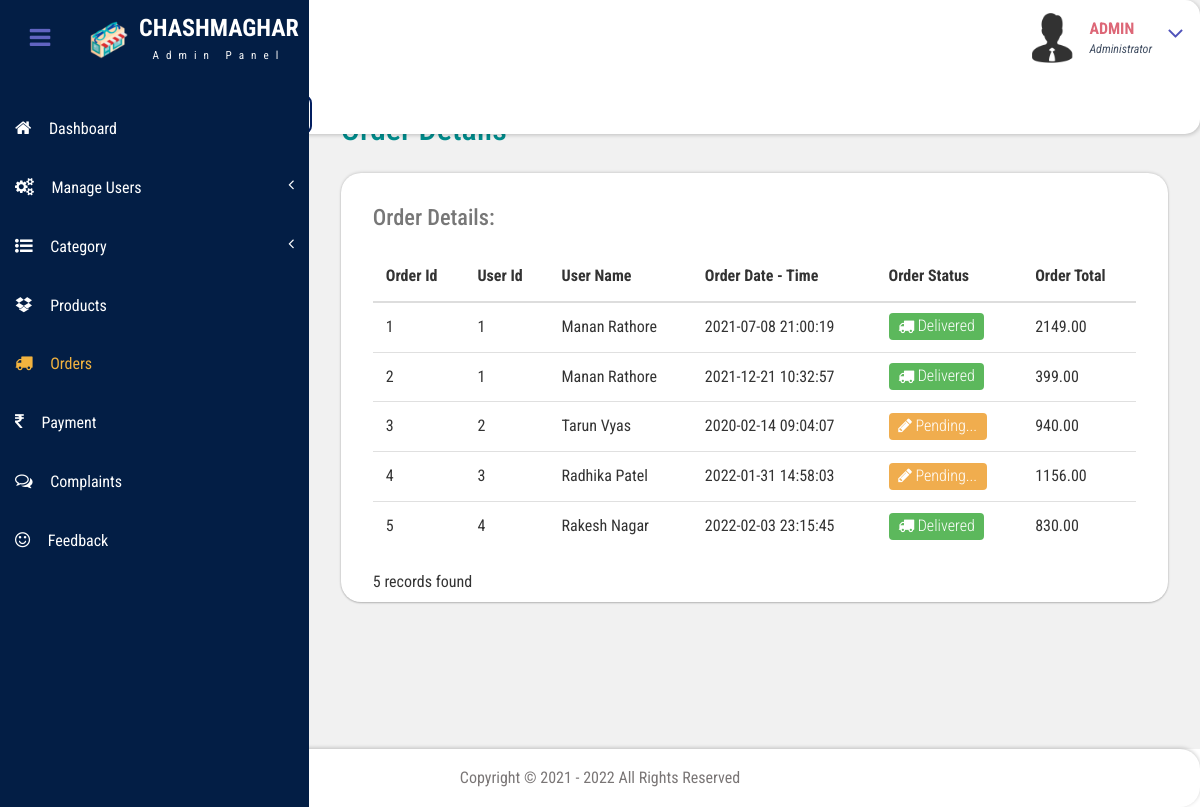
/Admin-Panel/order.php, run on the app's committed database.
### tables this page shows
CREATE TABLE `order_mst` (
  `order_id` int(5) NOT NULL,
  `user_id` int(5) NOT NULL,
  `order_datetime` datetime NOT NULL,
  `order_status` varchar(20) NOT NULL,
  `order_total` decimal(8,2) NOT NULL
);

CREATE TABLE `user_tbl` (
  `user_id` int(5) NOT NULL,
  `user_email` varchar(30) NOT NULL,
  `user_name` varchar(30) NOT NULL,
  `user_dob` date NOT NULL,
  `user_gender` varchar(6) NOT NULL,
  `user_phone` bigint(10) NOT NULL,
  `user_address1` varchar(150) NOT NULL,
  `user_address2` varchar(150) NOT NULL,
  `user_pincode` int(6) NOT NULL,
  `user_status` tinyint(1) NOT NULL
);

### Admin-Panel/order.php (the view, shortened to what this page needs)
<!DOCTYPE HTML>
<html>
    <head>
        <link href="css/bootstrap.css" rel='stylesheet' type='text/css' />
        <link href="css/style.css" rel='stylesheet' type='text/css' />
        <link href="css/font-awesome.css" rel="stylesheet">
        <link href="css/animate.css" rel="stylesheet" type="text/css" media="all">
        <link href="css/custom.css" rel="stylesheet">
    </head>
    <body class="cbp-spmenu-push">
        <div class="main-content">
            <?php
            include './themepart/sidebar.php';
            ?>
            <?php
            include './themepart/header.php';
            ?>
            <div id="page-wrapper">
                <div class="main-page">
                    <div class="tables">
                        <h3 class="title1">Order Details</h3>
                        <div class="panel-body widget-shadow">
                            <h4>Order Details:</h4>
                            <table class="table table-hover">
                                <thead>
                                    <tr>
                                        <th>Order Id</th>
                                        <th>User Id</th>
                                        <th>User Name</th>
                                        <th>Order Date - Time</th>
                                        <th>Order Status</th>
                                        <th>Order Total</th>
                                    </tr>
                                </thead>
                                <tbody>
                                    <?php
                                    $que1 = ("SELECT * FROM `order_mst` WHERE 1");
                                    $select = mysqli_query($conn, $que1) or die(mysqli_error($conn));
                                    while ($ordrow = mysqli_fetch_array($select)) {
                                        echo "<tr>";
                                        echo "<td>{$ordrow['order_id']}</td>";
                                        echo "<td>{$ordrow['user_id']}</td>";
                                        $user_id = $ordrow['user_id'];
                                        $select1 = mysqli_query($conn, "select * from user_tbl where user_id = $user_id") or die(mysqli_error($conn));
                                        $userrow = mysqli_fetch_array($select1);
                                        echo "<td>{$userrow['user_name']}</td>";
                                        echo "<td>{$ordrow['order_datetime']}</td>";
                                        if ($ordrow['order_status'] == 0) {
                                            echo "<td><a  class='label label-warning' style='font-size:100% !important;font-weight: 300 !important;' href='order.php?oid={$ordrow['order_id']}'><i class='fa fa-pencil'></i> Pending...</a></td>";
                                        } else {
                                            echo "<td><a  class='label label-success' style='font-size:100% !important;font-weight: 300 !important;'><i class='fa fa-truck'></i> Delivered</a></td>";
                                        }
                                        echo "<td>{$ordrow['order_total']}</td>";
                                        echo "</tr>";
                                    }
                                    ?>
                                </tbody>
                            </table>
                                    <?php
                                    $count = mysqli_num_rows($select);
                                    echo $count . " records found";
                                    ?>
                        </div>
                    </div>
                </div>
            </div>
<?php
include './themepart/footer.php';
?>
        </div>
    </body>
</html>

### Admin-Panel/themepart/sidebar.php (shortened to what this page needs)
<div class=" sidebar" role="navigation">
            <div class="navbar-collapse">
				<nav class="cbp-spmenu cbp-spmenu-vertical cbp-spmenu-left" id="cbp-spmenu-s1">
					<ul class="nav" id="side-menu">
						<li>
							<a href="dashboard.php"><i class="fa fa-home nav_icon"></i>Dashboard</a>
						</li>
						<li>
							<a href="#"><i class="fa fa-cogs nav_icon"></i>Manage Users <span class="fa arrow"></span></a>
						</li>
						<li class="">
							<a href="#"><i class="fa fa-list-ul nav_icon"></i>Category <span class="fa arrow"></span></a>
						</li>
						<li>
							<a href="display-product.php"><i class="fa fa-dropbox nav_icon"></i>Products</a>
						</li>
						<li>
							<a href="order.php"><i class="fa fa-truck nav_icon"></i>Orders </a>
						</li>
						<li>
							<a href="payment.php""><i class="fa fa-inr nav_icon"></i>Payment </a>
						</li>
						<li>
							<a href="display-complaint.php"><i class="fa fa-comments-o nav_icon"></i>Complaints </a>
                                                <li>
							<a href="display-feedback.php"><i class="fa fa-smile-o nav_icon"></i>Feedback </a>
						</li>
					</ul>
				</nav>
			</div>
		</div>

### Admin-Panel/themepart/header.php (shortened to what this page needs)
<div class="sticky-header header-section ">
			<div class="header-left">
				<button id="showLeftPush"><i class="fa fa-bars"></i></button>
				<div class="logo">
					<a href="dashboard.php">
						<table cellpadding="5px">
                                                <tr><td colspan="2"><img src="./images/favicon.ico" width="38px" height="38px"><td>&nbsp;&nbsp;&nbsp;
						<td><h1>CHASHMAGHAR</h1>
						<span>Admin Panel</span></td></tr>
                                                </table>
					</a>
				</div>
				<div class="search-box">
					<form class="input">
						<label class="input__label" for="input-31">
						</label>
					</form>
				</div>
			</div>
			<div class="header-right">
				<div class="profile_details">
					<ul>
						<li class="dropdown profile_details_drop">
							<a href="#" class="dropdown-toggle" data-toggle="dropdown" aria-expanded="false">
								<div class="profile_img">
                                                                    <span class="prfil-img"><img width="50px" height="50px" src="images/admin-icon.png" alt=""> </span>
									<div class="user-name">
										<p>ADMIN</p>
										<span>Administrator</span>
									</div>
									<i class="fa fa-angle-down lnr"></i>
									<div class="clearfix"></div>
								</div>
							</a>
						</li>
					</ul>
				</div>
				<div class="clearfix"> </div>
			</div>
			<div class="clearfix"> </div>
		</div>

### Admin-Panel/themepart/footer.php
<div class="footer">
		   <p style="text-align:center;">Copyright &copy; 2021 - 2022 All Rights Reserved </p>
		</div>

### Admin-Panel/css/custom.css (style rules this page uses)
#page-wrapper { padding:7em 2em 2.5em; background-color: #F1F1F1; }
.sidebar .arrow { float: right; }
.sidebar .fa.arrow:before { content: "\f104"; }

### data on the page
order_mst: order_id "1", user "1", user.user_name "Manan Rathore", order_datetime "2021-07-08 21:00:19", order_status "1" (drawn), order_total "2149.00"
order_mst: order_id "2", user "1", user.user_name "Manan Rathore", order_datetime "2021-12-21 10:32:57", order_status "1" (drawn), order_total "399.00"
order_mst: order_id "3", user "2", user.user_name "Tarun Vyas", order_datetime "2020-02-14 09:04:07", order_total "940.00"
order_mst: order_id "4", user "3", user.user_name "Radhika Patel", order_datetime "2022-01-31 14:58:03", order_total "1156.00"
order_mst: order_id "5", user "4", user.user_name "Rakesh Nagar", order_datetime "2022-02-03 23:15:45", order_status "1" (drawn), order_total "830.00"

### other printed values
$count "5"
